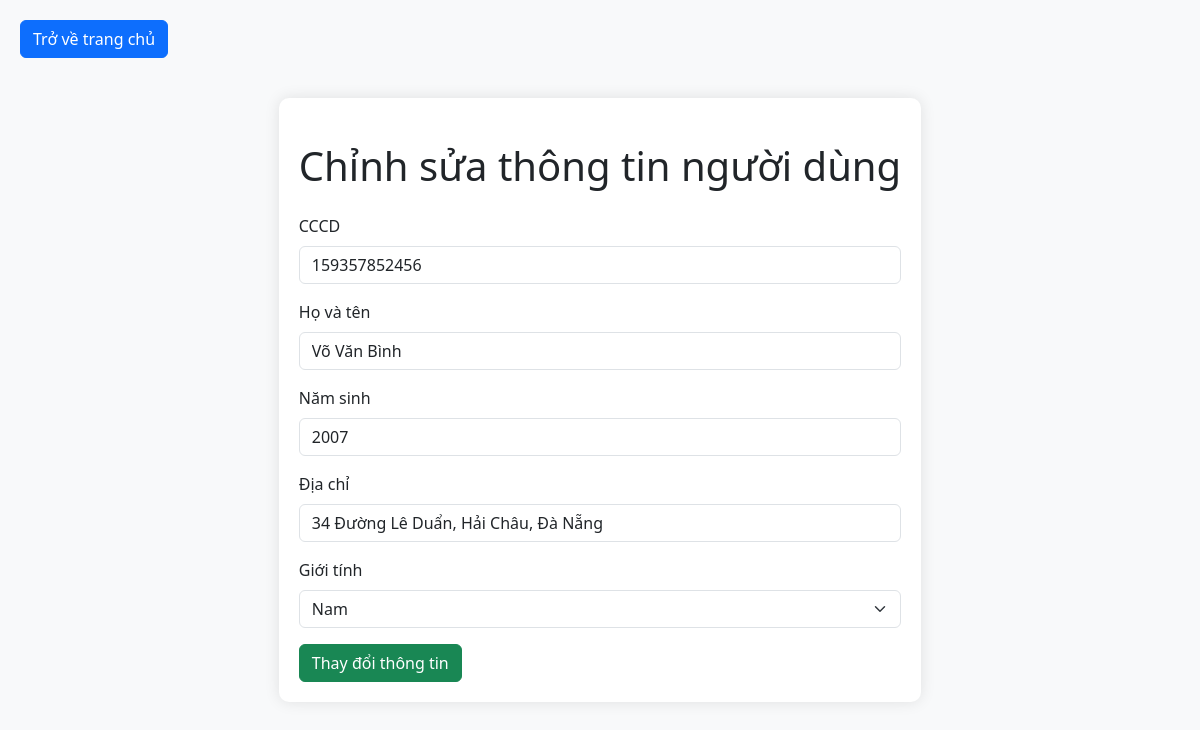
Page /edit.php?id=VKU123789 on the committed database.
### tables this page shows
CREATE TABLE `user` (
  `id` varchar(255) NOT NULL,
  `cccd` varchar(20) NOT NULL,
  `hovaten` varchar(255) NOT NULL,
  `namsinh` year NOT NULL,
  `diachi` text,
  `gioitinh` varchar(5) NOT NULL
);

### edit.php (the view, shortened to what this page needs)
<!DOCTYPE html>
<html lang="en">
<head>
    <link href="https://cdn.jsdelivr.net/npm/bootstrap@5.3.3/dist/css/bootstrap.min.css" rel="stylesheet">
    <link rel="stylesheet" href="css/edit.css">
</head>
<body>
    <a href="index.php" class="btn btn-primary return-home">Trở về trang chủ</a>
    <?php
    require "connectDB.php";
    $id = isset($_GET['id']) ? $_GET['id'] : 0;
    $sql = "SELECT `id`, `cccd`, `hovaten`, `namsinh`, `diachi`, `gioitinh` FROM `user` WHERE id = :id";
    $stmt = $pdo->prepare($sql);
    $stmt->bindParam(':id', $id);
    $stmt->execute();
    ?>
    <div class="center-block">
        <h1 class="my-4 text-center">Chỉnh sửa thông tin người dùng</h1>
        <?php
        if ($stmt->rowCount() > 0) {
            $row = $stmt->fetch(PDO::FETCH_ASSOC);
        ?>
            <form method="POST" action="controller/update_user.php">
                <div class="mb-3">
                    <label for="cccd" class="form-label">CCCD</label>
                    <input type="text" class="form-control" id="cccd" name="cccd" value="<?php echo htmlspecialchars($row['cccd']); ?>" required>
                </div>
                <div class="mb-3">
                    <label for="hovaten" class="form-label">Họ và tên</label>
                    <input type="text" class="form-control" id="hovaten" name="hovaten" value="<?php echo htmlspecialchars($row['hovaten']); ?>" required>
                </div>
                <div class="mb-3">
                    <label for="namsinh" class="form-label">Năm sinh</label>
                    <input type="number" class="form-control" id="namsinh" name="namsinh" value="<?php echo htmlspecialchars($row['namsinh']); ?>" required>
                </div>
                <div class="mb-3">
                    <label for="diachi" class="form-label">Địa chỉ</label>
                    <input type="text" class="form-control" id="diachi" name="diachi" value="<?php echo htmlspecialchars($row['diachi']); ?>" required>
                </div>
                <div class="mb-3">
                    <label for="gioitinh" class="form-label">Giới tính</label>
                    <select class="form-select" id="gioitinh" name="gioitinh" required>
                        <option value="Nam" <?php if ($row['gioitinh'] == 'Nam') echo 'selected'; ?>>Nam</option>
                    </select>
                </div>
                <button type="submit" class="btn btn-success">Thay đổi thông tin</button>
            </form>
        <?php
        } else {
            echo '<div class="alert alert-warning text-center" role="alert">';
            echo 'Không tìm thấy người dùng với ID này.';
            echo '</div>';
        }
        ?>
    </div>
</body>
</html>

### css/edit.css (style rules this page uses)
* { margin: 0; padding: 0; box-sizing: border-box; }
body, html { height: 100%; margin: 0; display: flex; justify-content: center; align-items: center; background-color: #f8f9fa; }
.center-block { width: 100%; max-width: 800px; padding: 20px; background-color: white; border-radius: 10px; box-shadow: 0 0 15px rgba(0, 0, 0, 0.1); }
.return-home { position: absolute; top: 20px; left: 20px; }

### rows in the picture
user: cccd "159357852456", hovaten "Võ Văn Bình", namsinh "2007", diachi "34 Đường Lê Duẩn, Hải Châu, Đà Nẵng", gioitinh "Nam"
